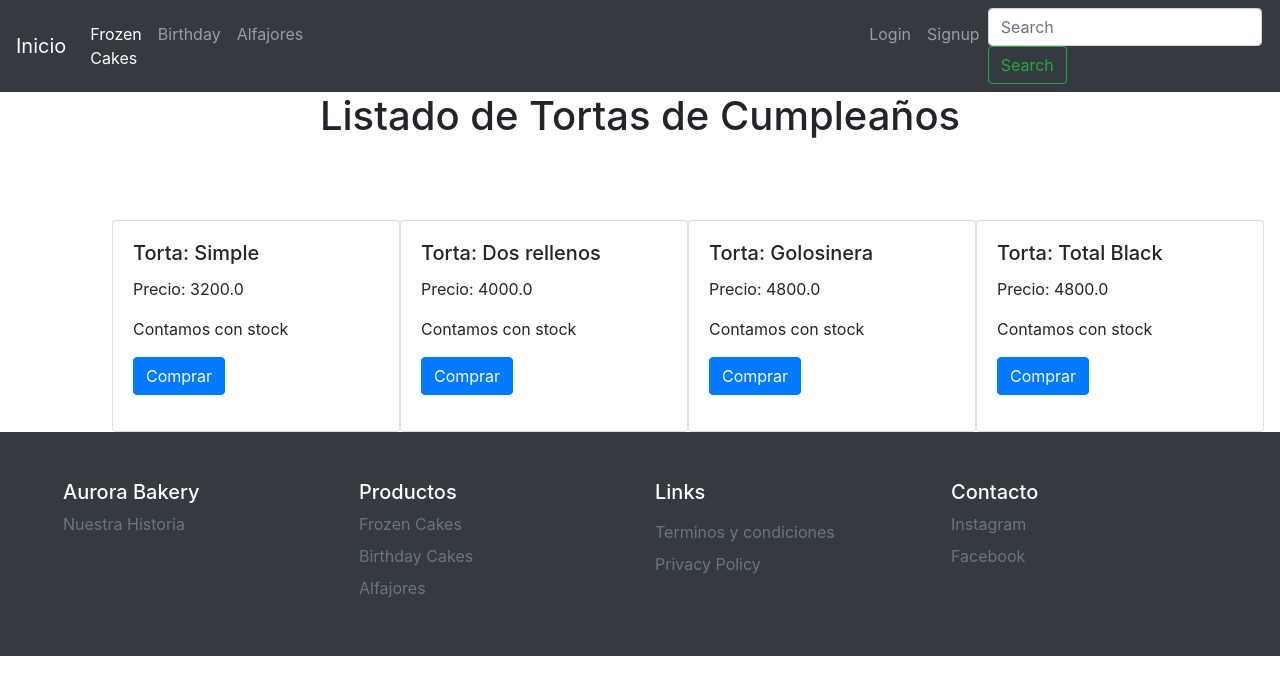
/cakes/list-birthday/, run on an earlier commit of the app's database.
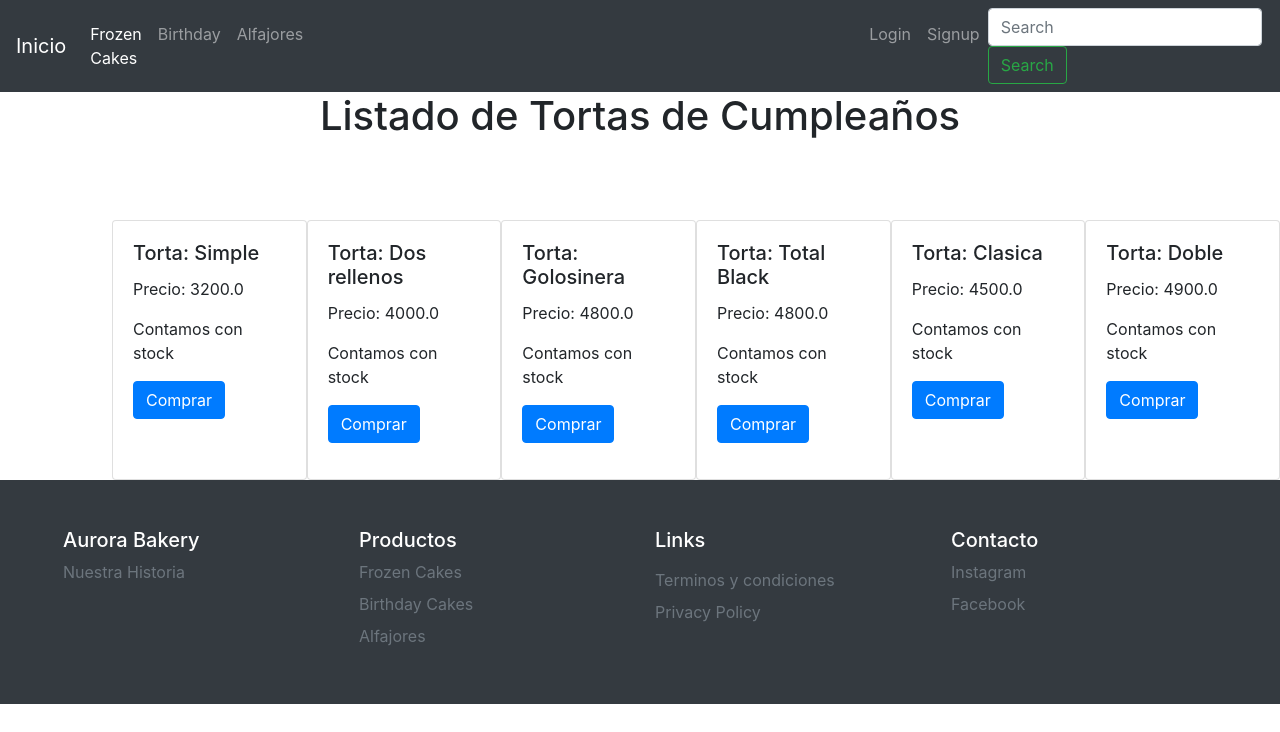
And on a later commit of the database.
### cakes/models.py (models this page shows, shortened)
class Birthday_cakes(models.Model):
    name = models.CharField(max_length= 50)
    price = models.FloatField()
    stock = models.BooleanField(default=True)
    imagen = models.ImageField(upload_to="productos", null=True,blank= True)
    class Meta:
        verbose_name = 'Birthday Cake'
        verbose_name_plural ='Birthday Cakes'

### cakes/views.py (the view)
# urls.py: path('list-birthday/', list_birthday ),
def list_birthday(request):
    all_birthday = Birthday_cakes.objects.all()
    context = {
        'birthday' : all_birthday
        }
    return render(request, 'list_birthday.html',context=context )

### templates/list_birthday.html (shortened to what this page needs)
{% extends 'base.html'%}
{%block content%}
<body>
    <h1 style="text-align:center;"> Listado de Tortas de Cumpleaños</h1>
    <div class="d-flex" style="margin-top:5rem; margin-left:7rem">
      {% for birthday in birthday%}
      <div class="card" style="width: 18rem;">
        <div class="card-body">
          <h5 class="card-title">Torta: {{birthday.name}}</h5>
          <p class="card-text">Precio: {{birthday.price}}</p>
          {% if birthday.stock == True %}
          <p>Contamos con stock</p>
          {% endif %}
          <a href="#" class="btn btn-primary">Comprar</a>
        </div>
      </div>
      {% endfor %}
    </div>
 {%endblock%}

What changed in the data, as far as the page shows it:
added Birthday_cakes: name "Clasica", price "4500.0", stock "Contamos con stock"
added Birthday_cakes: name "Doble", price "4900.0", stock "Contamos con stock"
